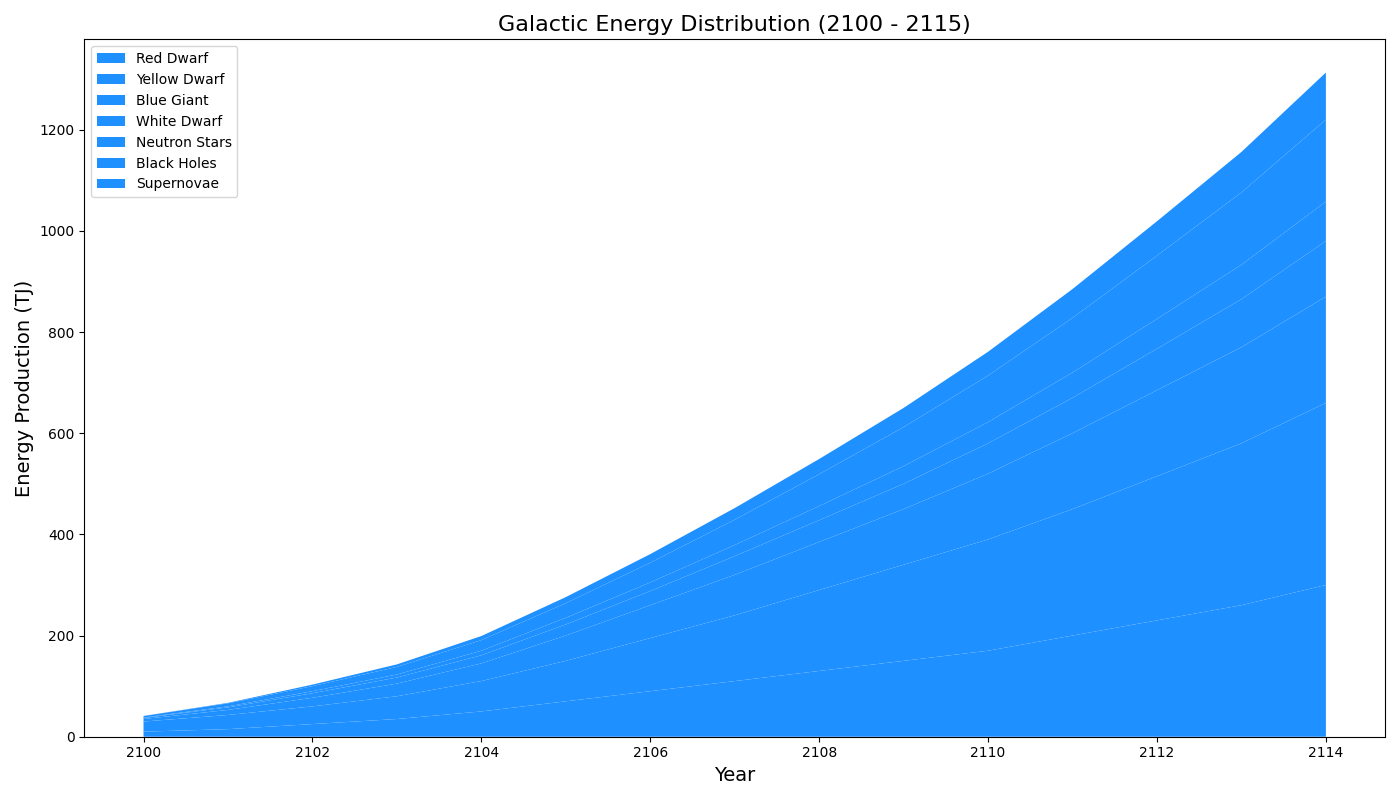

Generate this figure with Python:
import matplotlib.pyplot as plt
import numpy as np

years = np.arange(2100, 2115)

red_dwarf = np.array([10, 15, 25, 35, 50, 70, 90, 110, 130, 150, 170, 200, 230, 260, 300])
yellow_dwarf = np.array([20, 28, 35, 45, 60, 80, 105, 130, 160, 190, 220, 250, 285, 320, 360])
blue_giant = np.array([5, 10, 17, 25, 35, 50, 65, 80, 95, 110, 130, 150, 170, 190, 210])
white_dwarf = np.array([2, 5, 9, 12, 16, 22, 28, 37, 43, 50, 60, 70, 82, 95, 110])
neutron_stars = np.array([1, 2, 4, 6, 9, 13, 17, 22, 28, 35, 42, 50, 59, 68, 78])
black_holes = np.array([3, 6, 10, 15, 21, 29, 39, 50, 63, 77, 92, 108, 125, 143, 162])
supernovae = np.array([0, 1, 3, 5, 8, 12, 17, 23, 30, 38, 47, 57, 68, 80, 93])

fig, ax = plt.subplots(figsize=(14, 8))

ax.stackplot(years, red_dwarf, yellow_dwarf, blue_giant, white_dwarf, neutron_stars, black_holes, supernovae,
             labels=['Red Dwarf', 'Yellow Dwarf', 'Blue Giant', 'White Dwarf', 'Neutron Stars', 'Black Holes', 'Supernovae'],
             colors=['#1e90ff']*7)

ax.set_title('Galactic Energy Distribution (2100 - 2115)', fontsize=16)
ax.set_xlabel('Year', fontsize=14)
ax.set_ylabel('Energy Production (TJ)', fontsize=14)
ax.legend(loc='upper left')

plt.tight_layout()
plt.show()
